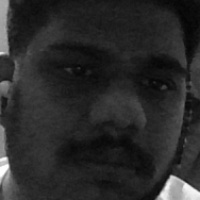
#> input picture data/faces/01.jpg, 200 x 200 px
$ python -i camera_utils.py   (imports and definitions only)
#> lines starting #> are read from the running program, lines starting #| are printed output that depends on the picture
#> further down, picture is the input picture: shape (200, 200, 3); min 5, max 255, mean 42
# utils/camera_utils.py
import cv2
import numpy as np
from PIL import Image, ImageTk
import tkinter as tk

class CameraUtils:
    # [112 lines left out: functions resize_frame, draw_face_rectangles, draw_hand_landmarks, frame_to_tk_image, test_camera, get_available_cameras and 1 more, not called in this run]

    @staticmethod
    def preprocess_face_image(image):
        """Preprocess image for face recognition"""
        if image is None:
            return None

        # Convert to RGB
        rgb_image = cv2.cvtColor(image, cv2.COLOR_BGR2RGB)

        # Enhance image quality
        # Apply mild sharpening
        kernel = np.array([[-1,-1,-1], [-1,9,-1], [-1,-1,-1]])
        sharpened = cv2.filter2D(rgb_image, -1, kernel)
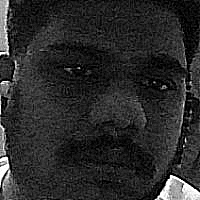
#> sharpened: shape (200, 200, 3); min 0, max 255, mean 42.5

        # Normalize brightness
        lab = cv2.cvtColor(sharpened, cv2.COLOR_RGB2LAB)
#> lab: shape (200, 200, 3); mean of channels 0, 1, 2 43.1, 128, 128
        lab[:,:,0] = cv2.createCLAHE(clipLimit=2.0, tileGridSize=(8,8)).apply(lab[:,:,0])
#> lab: shape (200, 200, 3); mean of channels 0, 1, 2 75.1, 128, 128
        enhanced = cv2.cvtColor(lab, cv2.COLOR_LAB2RGB)
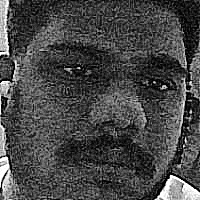
#> enhanced: shape (200, 200, 3); mean R, G, B 71.2, 71.3, 71.2

        return enhanced

    # [40 lines left out: functions preprocess_hand_image, add_overlay_text, create_composite_frame, not called in this run]


class CameraManager:
    """Manager for camera operations"""

    # [35 lines left out: functions __init__, start_camera, stop_camera, get_frame, get_frame_with_overlay, not called in this run]

    def __del__(self):
        self.stop_camera()

>>> import cv2
>>> picture = cv2.imread('../../../data/faces/01.jpg')
>>> result = CameraUtils().preprocess_face_image(picture)

$ run again, on data/faces/EMP0001.jpg
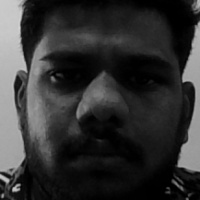
#> input picture data/faces/EMP0001.jpg, 200 x 200 px
#> picture is the input picture: shape (200, 200, 3); min 0, max 211, mean 49.9
#> in preprocess_face_image, `sharpened = cv2.filter2D(rgb_image, -1, kernel)`:
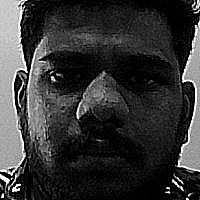
#> sharpened: shape (200, 200, 3); min 0, max 255, mean 52.4
#> in preprocess_face_image, `enhanced = cv2.cvtColor(lab, cv2.COLOR_LAB2RGB)`:
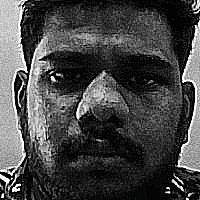
#> enhanced: shape (200, 200, 3); mean R, G, B 69.6, 69.6, 69.6

$ run again, on data/faces/EMP0002.jpg
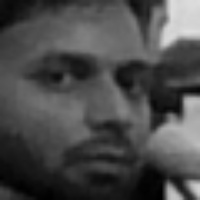
#> input picture data/faces/EMP0002.jpg, 200 x 200 px
#> picture is the input picture: shape (200, 200, 3); min 0, max 222, mean 74.6
#> in preprocess_face_image, `sharpened = cv2.filter2D(rgb_image, -1, kernel)`:
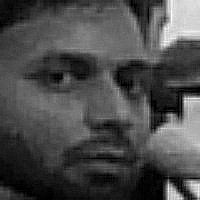
#> sharpened: shape (200, 200, 3); min 0, max 255, mean 74.7
#> in preprocess_face_image, `enhanced = cv2.cvtColor(lab, cv2.COLOR_LAB2RGB)`:
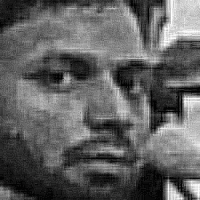
#> enhanced: shape (200, 200, 3); mean R, G, B 96.4, 96.4, 96.4

$ run again, on data/faces/EMP0003.jpg
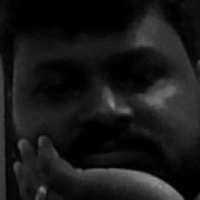
#> input picture data/faces/EMP0003.jpg, 200 x 200 px
#> picture is the input picture: shape (200, 200, 3); min 0, max 142, mean 24.4
#> in preprocess_face_image, `sharpened = cv2.filter2D(rgb_image, -1, kernel)`:
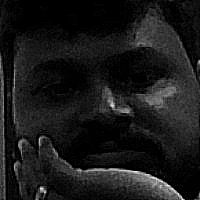
#> sharpened: shape (200, 200, 3); min 0, max 255, mean 25.4
#> in preprocess_face_image, `enhanced = cv2.cvtColor(lab, cv2.COLOR_LAB2RGB)`:
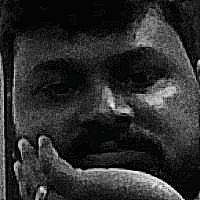
#> enhanced: shape (200, 200, 3); mean R, G, B 44.9, 45, 44.9
